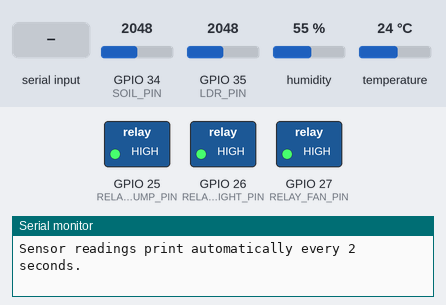
This sketch was run on a simulated ESP32. On the bench: switched loads named in the sketch (green lamp = pin HIGH), the last lines printed to the serial monitor. The test bench sets the inputs (shaded band); at power-on: GPIO 34 (SOIL_PIN) = 2048, GPIO 35 (LDR_PIN) = 2048, humidity 55 %, temperature 24 °C.

Above: at 1.5 s.
1.6 s: "p1\n" received over Serial
At 2.4 s:
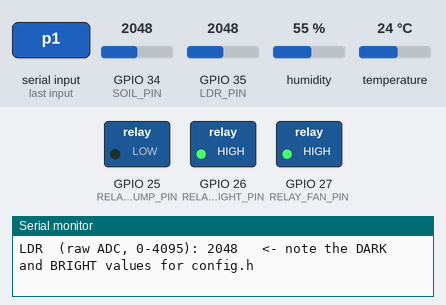
3.1 s: "l1\n" received over Serial
At 3.5 s:
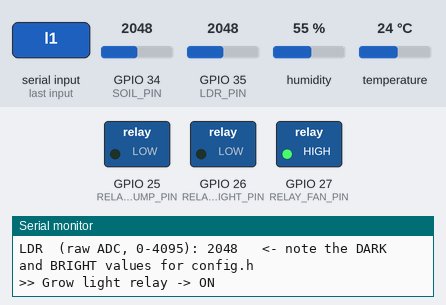
4.6 s: "p0\n" received over Serial
At 5.8 s:
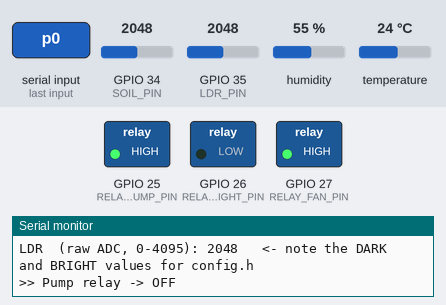
6.1 s: "f1\n" received over Serial
At 7.0 s:
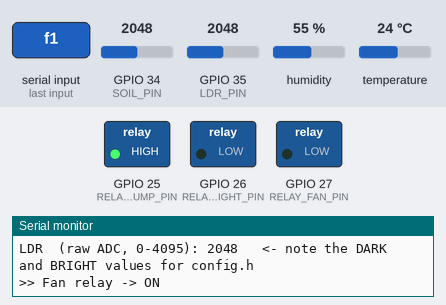
7.6 s: "l0\n" received over Serial
At 8.1 s:
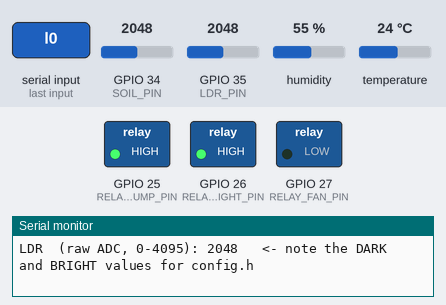
9.1 s: "p1\n" received over Serial
At 10.5 s:
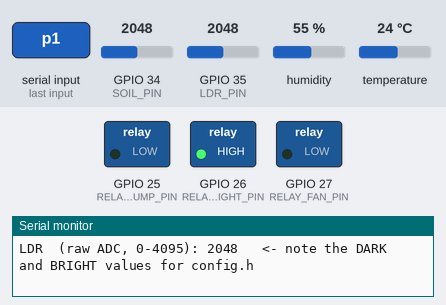
Timing chart, 0 to 11.6 s (numbered marks = the images above; inputs shaded):
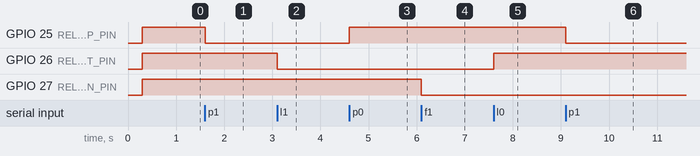

Measured:
- after the input at 1.6 s, GPIO 25 (RELAY_PUMP_PIN): HIGH → LOW at once
- after the input at 3.1 s, GPIO 26 (RELAY_LIGHT_PIN): HIGH → LOW at once
- after the input at 4.6 s, GPIO 25 (RELAY_PUMP_PIN): LOW → HIGH at once
- after the input at 6.1 s, GPIO 27 (RELAY_FAN_PIN): HIGH → LOW at once
- after the input at 7.6 s, GPIO 26 (RELAY_LIGHT_PIN): LOW → HIGH at once
- after the input at 9.1 s, GPIO 25 (RELAY_PUMP_PIN): HIGH → LOW at once

The sketch:

SmartGrow_Diagnostics.ino
```cpp
/*
  SmartGrow_Diagnostics.ino
  Stand-alone wiring + calibration helper — NOT the production firmware.

  Run this FIRST, before SmartGrow_ESP32.ino, to:
    1. Confirm every sensor and every relay is wired to the right pin and
       actually working, one at a time, before anything automated is
       touching them.
    2. Find the raw calibration numbers (SOIL_RAW_DRY/WET, LDR_RAW_DARK/
       BRIGHT) to put into SmartGrow_ESP32/config.h.

  No WiFi, no server, no ArduinoJson — only the DHT library, so this stays
  simple to upload and read even before your network/server side is ready.

  After uploading: Tools -> Serial Monitor, set the baud rate to 115200.

  SERIAL COMMANDS (type into the Serial Monitor's input box, press Enter):
    p1 / p0   - turn the PUMP relay on / off
    l1 / l0   - turn the GROW LIGHT relay on / off
    f1 / f0   - turn the FAN relay on / off
  Sensor readings print automatically every 2 seconds regardless.
*/

#include <DHT.h>

// Keep these in sync with SmartGrow_ESP32/config.h if you change your wiring.
#define DHT_PIN          4
#define DHT_TYPE         DHT22
#define SOIL_PIN         34
#define LDR_PIN          35
#define RELAY_PUMP_PIN   25
#define RELAY_LIGHT_PIN  26
#define RELAY_FAN_PIN    27
#define RELAY_ACTIVE_LOW true

DHT dht(DHT_PIN, DHT_TYPE);
unsigned long lastRead = 0;

void setRelay(uint8_t pin, bool on) {
  bool level = RELAY_ACTIVE_LOW ? !on : on;
  digitalWrite(pin, level ? HIGH : LOW);
}

void setup() {
  Serial.begin(115200);
  delay(300);

  pinMode(RELAY_PUMP_PIN, OUTPUT);
  pinMode(RELAY_LIGHT_PIN, OUTPUT);
  pinMode(RELAY_FAN_PIN, OUTPUT);
  setRelay(RELAY_PUMP_PIN, false);
  setRelay(RELAY_LIGHT_PIN, false);
  setRelay(RELAY_FAN_PIN, false);

  dht.begin();

  Serial.println("\n=== SmartGrow Diagnostics ===");
  Serial.println("Commands: p1/p0 (pump), l1/l0 (grow light), f1/f0 (fan)");
  Serial.println("Sensor readings print automatically every 2 seconds.\n");
}

void loop() {
  handleSerialCommands();

  if (millis() - lastRead >= 2000) {
    lastRead = millis();
    printReadings();
  }
}

void handleSerialCommands() {
  if (!Serial.available()) return;
  String cmd = Serial.readStringUntil('\n');
  cmd.trim();

  if (cmd == "p1") { setRelay(RELAY_PUMP_PIN, true);  Serial.println(">> Pump relay -> ON"); }
  else if (cmd == "p0") { setRelay(RELAY_PUMP_PIN, false); Serial.println(">> Pump relay -> OFF"); }
  else if (cmd == "l1") { setRelay(RELAY_LIGHT_PIN, true);  Serial.println(">> Grow light relay -> ON"); }
  else if (cmd == "l0") { setRelay(RELAY_LIGHT_PIN, false); Serial.println(">> Grow light relay -> OFF"); }
  else if (cmd == "f1") { setRelay(RELAY_FAN_PIN, true);  Serial.println(">> Fan relay -> ON"); }
  else if (cmd == "f0") { setRelay(RELAY_FAN_PIN, false); Serial.println(">> Fan relay -> OFF"); }
  else if (cmd.length() > 0) { Serial.println("Unknown command. Use p1/p0, l1/l0, f1/f0."); }
}

void printReadings() {
  float h = dht.readHumidity();
  float t = dht.readTemperature();
  int soilRaw = analogRead(SOIL_PIN);
  int ldrRaw = analogRead(LDR_PIN);

  Serial.println("-------------------------------------------");
  if (isnan(h) || isnan(t)) {
    Serial.println("DHT22:  READ FAILED — check wiring/power/data pin.");
  } else {
    Serial.printf("DHT22:  Temp=%.1fC  Humidity=%.0f%%\n", t, h);
  }
  Serial.printf("Soil (raw ADC, 0-4095): %d   <- note the DRY and WET values for config.h\n", soilRaw);
  Serial.printf("LDR  (raw ADC, 0-4095): %d   <- note the DARK and BRIGHT values for config.h\n", ldrRaw);
}
```
